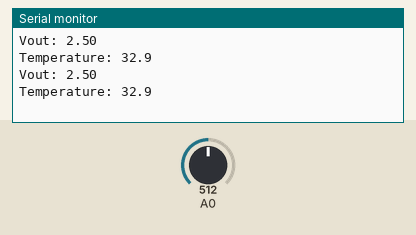
Recording of a sketch running on a simulated Arduino Uno, built with avr-gcc and run on an emulated ATmega328P. On the bench: the last lines printed to the serial monitor. The test bench sets the inputs (shaded band); at power-on: A0 = 512.

Above: at 1.6 s.
1.7 s: A0 set to 716
At 3.0 s:
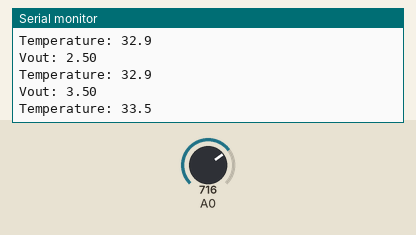
3.2 s: A0 set to 900
At 3.9 s:
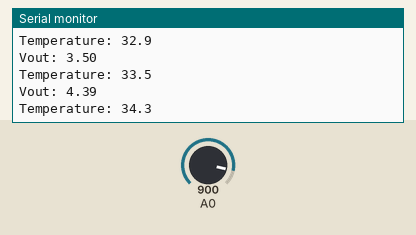
Timing chart, 0 to 6.2 s (numbered marks = the images above; inputs shaded):
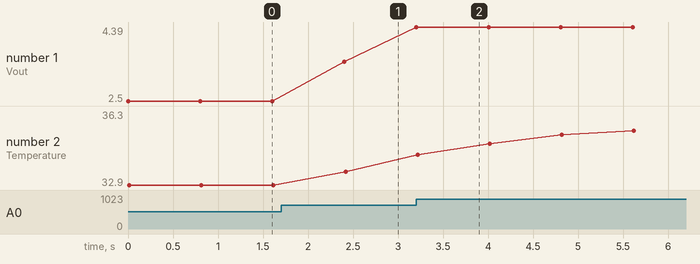

The sketch:

termometer-dengan-penguat.ino
```cpp
float Vout_read = 0.000;
float Vout = 0.000;
float temp = 0.0;

float movingAverage(float value) {
  const byte nvalues = 15;      // ukuran window

  static byte current = 0;
  static byte cvalues = 0;
  static float sum = 0;
  static float values[nvalues];

  sum += value;

  // Membuang elemen pertama jika window penuh (FIFO)
  if (cvalues == nvalues)
    sum -= values[current];

  values[current] = value;

  if (++current >= nvalues)
    current = 0;

  if (cvalues < nvalues)
    cvalues += 1;

  return sum/cvalues;
}

void setup() {
  Serial.begin(9600);
}

void loop() {
  Vout_read = analogRead(A0);
  Vout = (Vout_read * 5.00) / 1024.00;

  // temp = (Vout+14.926)/0.4718;                   // Regresi termometer tubuh
  // temp = ((Vout+14.926)/0.4718)-3.8;             // Error correction penambahan konstanta termometer tubuh
  temp = (((Vout+14.926)/0.4718)-7.7203)/0.8884; // Error correction regresi ganda termometer tubuh

  // temp = (Vout-2.8913)/0.1948;         // Regresi termometer ruang
  // temp = ((Vout-2.8913)/0.1948)+0;     // Error correction penambahan konstanta termometer ruang
  // temp = (((Vout-2.8913)/0.1948)+0)/1; // Error correction regresi ganda termometer ruang

  Serial.print("Vout: ");
  Serial.println(Vout, 2);
  Serial.print("\n");

  Serial.print("Temperature: ");
  Serial.println(movingAverage(temp), 1); // Termometer Tubuh
  // Serial.println(movingAverage(temp)); // Termometer Ruangan
  Serial.print("\n");
  Serial.print("\n");

  delay(800);
}
```

Measured:
- after the input at 1.7 s, the serial monitor: prints a new line after 0.70 s (image 1)
- after the input at 3.2 s, the serial monitor: prints a new line at once (image 2)
- plotted number 1: 2.5 → 3.5 after the input at 1.7 s, 3.5 → 4.39 after the input at 3.2 s
- plotted number 2: 32.9 → 33.5 after the input at 1.7 s, 33.5 → 36.3 after the input at 3.2 s
